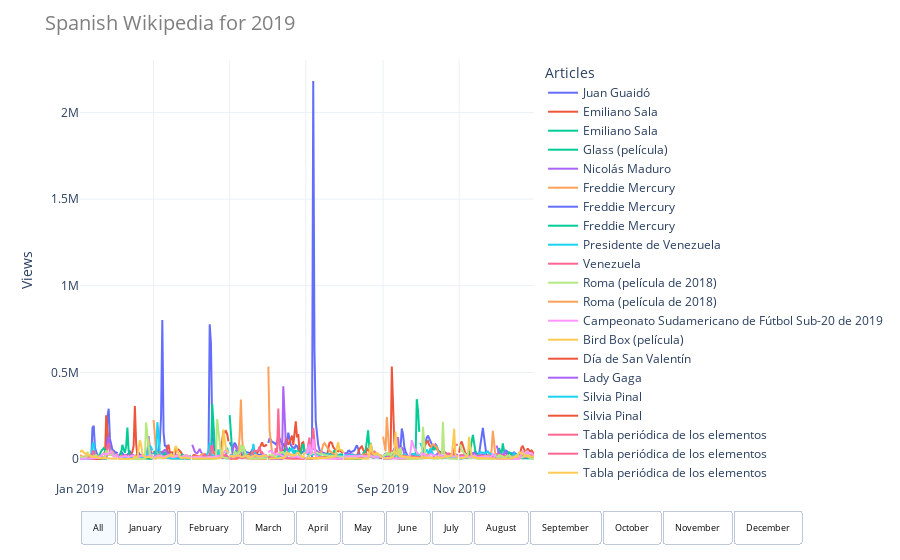

Here is the notebook cell this chart was saved with:
### Markdown cell above
#### English Wikipedia
- It is dominated by articles related to movies and TV series. However, three out of the five most viewed articles in a single day are from celebrities that died prematurely: *Cameron Boyce*, *Nipsey Hussle* and *Luke Perry*.


- Articles related to released movies usually have a clear trend indicating that they are mostly accessed during the weekends. This makes sense, since movie theaters get crowded during this time of the week, so people is reading more about the movie around the time they are seeing it. This trend is identified with *Freddie Mercury* (although the movie is titled Bohemian Rapsody), *Avengers: Endgame*, *Captain Marvel (film)*, *Shazam! (film)*, *Spider-Man: Far From Home*, *Once Upon a Time in Hollywood*, *Joker (2019 film)*.


- For movies, TV series and documentaries in streaming services, a similar trend is also noticeable, although there are some exceptions.


- Certain events are identified not by the number of views of their own article, but by the views of other articles related to it. That is the case for the 2019 Oscar awards. The article of the ceremony does not appear on the most viewed in the month, but the article for *Rami Malek* (winner of best actor award) is the most viewed article in a single day in February. The articles for *Lady Gaga* and *Bradley Cooper* (both participated in a performance in the event) also appear as part of the most viewed articles one day after the event took place. 


- The same pattern can be seen for several articles related to movies, series and documentaries, where the most views go to the individuals or events referred in each production. This also happens in the other languages.
	- *Ted Bundy*, *Fyre Festival*, *Murder of Dee Dee Blanchard* and *Disappearance of Madeleine McCann* articles after related documentaries.
	- *Mötley Crüe*, *Bonnie and Clyde*, *Charles Manson*, *Sharon Tate*, *Richard Jewell*, *Jimmy Hoffa* and *Frank Sheeran* articles after related movies.
	- *Chernobyl disaster*, *Central Park jogger*, *Princess Margaret* and *Elizabeth II* articles case after related series.


- It is also worth mentioning the articles that are related to a specific country that is not part of the core Anglosphere – India
    - Politics: *2019 Indian general election*, *Article 370 of the Constitution of India* and *Sushma Swaraj*
    - Entertainment: *Saaho*, *War (2019 film)*, *List of Bollywood films of 2019*
    - Other: *Chandrayaan-2*

### Code cell
wiki_visual.lang_plot(wiki_es.get_df(), 'total', 'Spanish')
